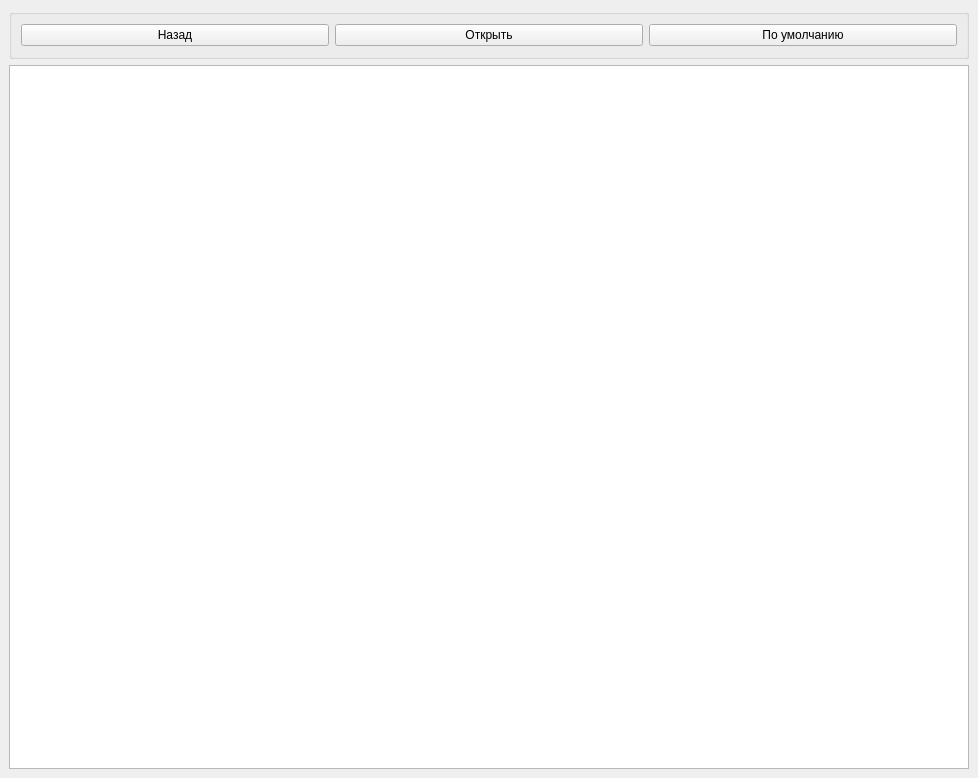
<?xml version="1.0" encoding="UTF-8"?>
<ui version="4.0">
 <class>MainWindow</class>
 <widget class="QMainWindow" name="MainWindow">
  <property name="geometry">
   <rect>
    <x>0</x>
    <y>0</y>
    <width>978</width>
    <height>778</height>
   </rect>
  </property>
  <property name="minimumSize">
   <size>
    <width>800</width>
    <height>600</height>
   </size>
  </property>
  <property name="windowTitle">
   <string>MainWindow</string>
  </property>
  <widget class="QWidget" name="centralwidget">
   <layout class="QVBoxLayout" name="verticalLayout">
    <item>
     <widget class="QGroupBox" name="menu">
      <property name="sizePolicy">
       <sizepolicy hsizetype="Preferred" vsizetype="Preferred">
        <horstretch>0</horstretch>
        <verstretch>0</verstretch>
       </sizepolicy>
      </property>
      <property name="minimumSize">
       <size>
        <width>0</width>
        <height>50</height>
       </size>
      </property>
      <property name="title">
       <string/>
      </property>
      <property name="checkable">
       <bool>false</bool>
      </property>
      <property name="checked">
       <bool>false</bool>
      </property>
      <layout class="QHBoxLayout" name="horizontalLayout_2">
       <item>
        <widget class="QPushButton" name="backBtn">
         <property name="sizePolicy">
          <sizepolicy hsizetype="Minimum" vsizetype="Fixed">
           <horstretch>0</horstretch>
           <verstretch>0</verstretch>
          </sizepolicy>
         </property>
         <property name="text">
          <string>Назад</string>
         </property>
        </widget>
       </item>
       <item>
        <widget class="QPushButton" name="openBtn">
         <property name="sizePolicy">
          <sizepolicy hsizetype="Minimum" vsizetype="Fixed">
           <horstretch>0</horstretch>
           <verstretch>0</verstretch>
          </sizepolicy>
         </property>
         <property name="text">
          <string>Открыть</string>
         </property>
        </widget>
       </item>
       <item>
        <widget class="QPushButton" name="goDefaultBtn">
         <property name="sizePolicy">
          <sizepolicy hsizetype="Minimum" vsizetype="Fixed">
           <horstretch>0</horstretch>
           <verstretch>0</verstretch>
          </sizepolicy>
         </property>
         <property name="text">
          <string>По умолчанию</string>
         </property>
        </widget>
       </item>
      </layout>
     </widget>
    </item>
    <item>
     <widget class="QGraphicsView" name="imgView"/>
    </item>
   </layout>
  </widget>
 </widget>
 <resources/>
 <connections/>
</ui>
